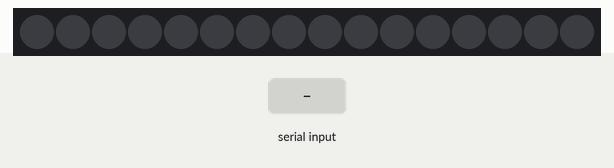
Bench run of a sketch on a simulated Arduino Uno, built with avr-gcc and run on an emulated ATmega328P. On the bench: 16 RGB LEDs in strip order, left to right. Inputs (shaded band) come from the test bench. Dim RGB values are drawn brighter than linear; what the sketch prints to the serial monitor is not drawn.

Above: at 1.2 s.
1.3 s: "90,45\n" received over Serial
At 3.2 s:
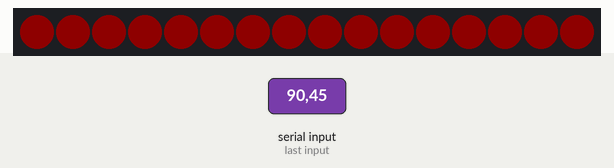
3.8 s: "30,150\n" received over Serial
6.3 s: "," received over Serial
At 8.1 s:
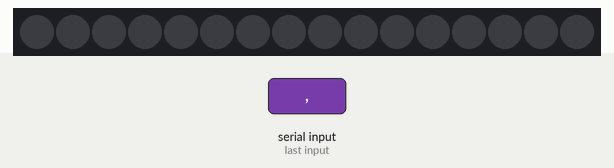
8.8 s: "5\n" received over Serial
At 11.2 s:
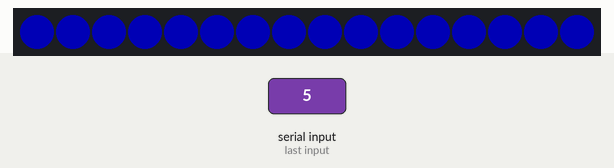
Timing chart, 0 to 12.3 s (numbered marks = the images above; inputs shaded):
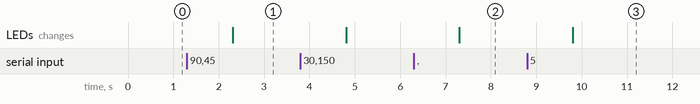

The sketch:

led-color-picker.ino
```cpp
// (licence header left out)
#include <Adafruit_NeoPixel.h>
// Which pin on the Arduino is connected to the NeoPixels?
#define PIN        6
//amount of led pixels
#define NUMPIXELS 16

//To correct the colors
const uint8_t PROGMEM gamma8[] = {
  0,  0,  0,  0,  0,  0,  0,  0,  0,  0,  0,  0,  0,  0,  0,  0,
  0,  0,  0,  0,  0,  0,  0,  0,  0,  0,  0,  0,  1,  1,  1,  1,
  1,  1,  1,  1,  1,  1,  1,  1,  1,  2,  2,  2,  2,  2,  2,  2,
  2,  3,  3,  3,  3,  3,  3,  3,  4,  4,  4,  4,  4,  5,  5,  5,
  5,  6,  6,  6,  6,  7,  7,  7,  7,  8,  8,  8,  9,  9,  9, 10,
  10, 10, 11, 11, 11, 12, 12, 13, 13, 13, 14, 14, 15, 15, 16, 16,
  17, 17, 18, 18, 19, 19, 20, 20, 21, 21, 22, 22, 23, 24, 24, 25,
  25, 26, 27, 27, 28, 29, 29, 30, 31, 32, 32, 33, 34, 35, 35, 36,
  37, 38, 39, 39, 40, 41, 42, 43, 44, 45, 46, 47, 48, 49, 50, 50,
  51, 52, 54, 55, 56, 57, 58, 59, 60, 61, 62, 63, 64, 66, 67, 68,
  69, 70, 72, 73, 74, 75, 77, 78, 79, 81, 82, 83, 85, 86, 87, 89,
  90, 92, 93, 95, 96, 98, 99, 101, 102, 104, 105, 107, 109, 110, 112, 114,
  115, 117, 119, 120, 122, 124, 126, 127, 129, 131, 133, 135, 137, 138, 140, 142,
  144, 146, 148, 150, 152, 154, 156, 158, 160, 162, 164, 167, 169, 171, 173, 175,
  177, 180, 182, 184, 186, 189, 191, 193, 196, 198, 200, 203, 205, 208, 210, 213,
  215, 218, 220, 223, 225, 228, 231, 233, 236, 239, 241, 244, 247, 249, 252, 255
};

Adafruit_NeoPixel pixels(NUMPIXELS, PIN, NEO_GRB + NEO_KHZ800);

void setup() {
  Serial.begin(9600);
  pixels.begin();
  pixels.clear();//turn then off
  pixels.show();
  Serial.println("Working!");
}

void loop() {

  int color[3];

  //read data
  if (Serial.available() > 0) {
    String recebido = Serial.readString();

    String temp;
    int j = 0, i = 0;
    //translates recived data
    while ( j < recebido.length())
    {
      if (recebido.charAt(j) == ',')
      {
        color[i] = temp.toInt();
        i++;
        temp = "";
      }
      else
      {
        temp = temp + recebido[j];

      }
      j++;
    }

    //light the LED strip
    for (uint16_t i = 0; i < pixels.numPixels(); i++) {
      pixels.setPixelColor(i,  pgm_read_byte(&gamma8[color[0]]), pgm_read_byte(&gamma8[color[1]]), pgm_read_byte(&gamma8 [color[2]]));
    }
    pixels.show();
  }
}
```

Measured:
- after the input at 1.3 s, the LEDs: change after 1.0 s (image 1)
- after the input at 6.3 s, the LEDs: change after 1.0 s (image 2)
- after the input at 8.8 s, the LEDs: change after 1.0 s (image 3)
